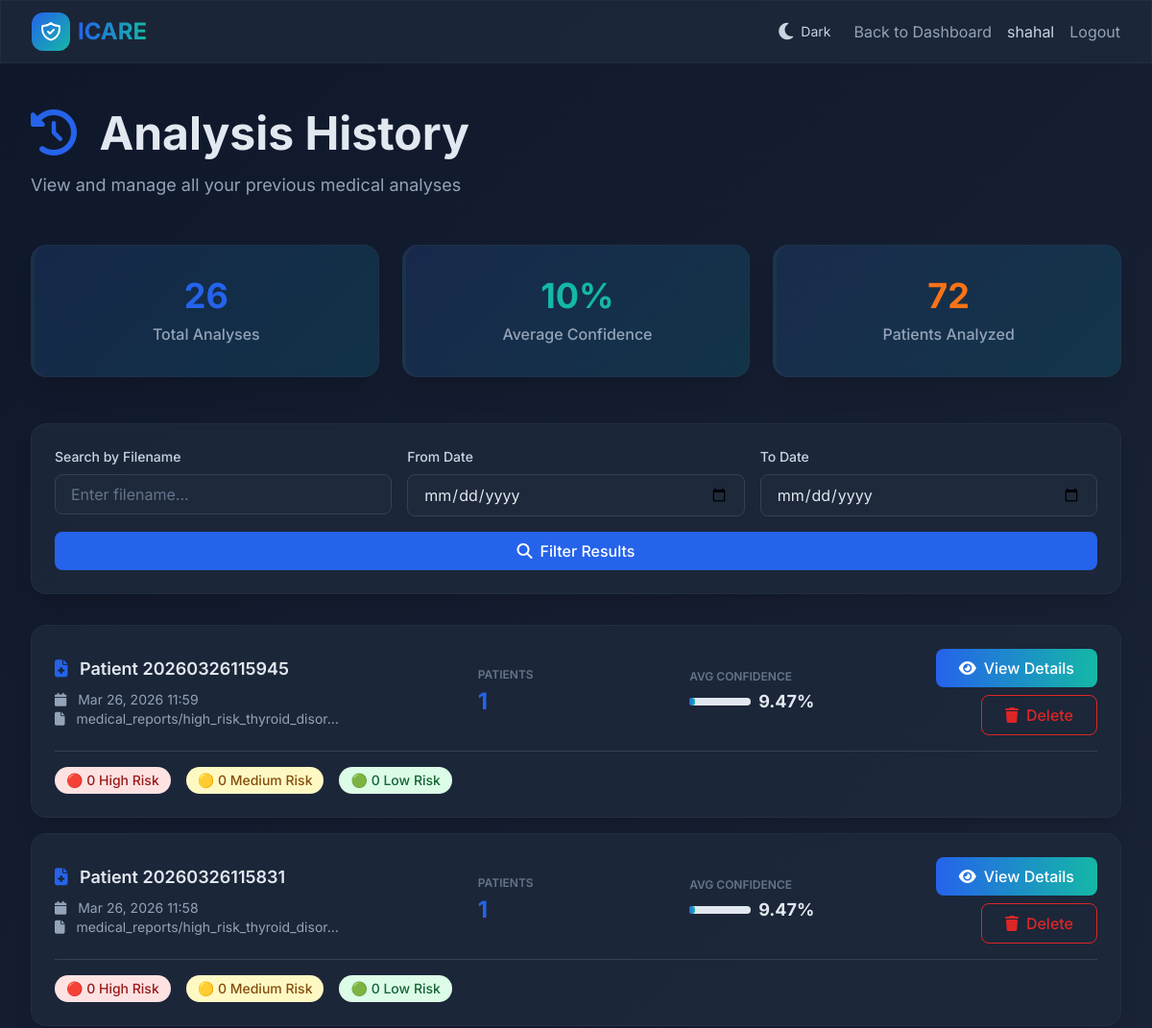
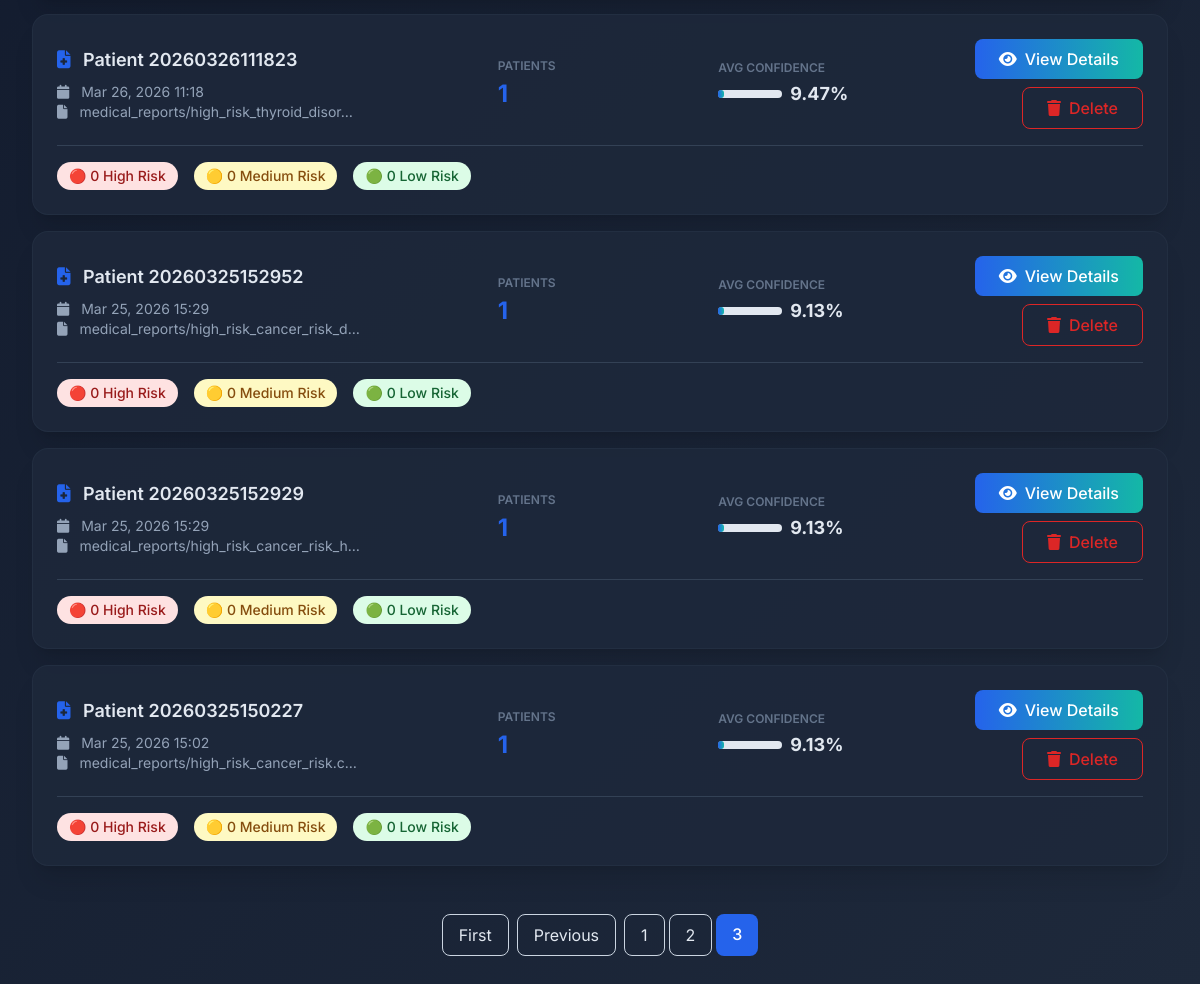
Page /analysis-history/?page=3 (signed in) on the committed database (2 pictures, top to bottom).
### app/models.py (models this page shows, shortened)
class AnalysisResult(models.Model):
    RISK_CHOICES = [
        ('High', 'High Risk'),
        ('Medium', 'Medium Risk'),
        ('Low', 'Low Risk'),
    ]
    medical_report = models.OneToOneField(MedicalReport, on_delete=models.CASCADE, related_name='analysis_result')
    user = models.ForeignKey(User, on_delete=models.CASCADE, related_name='analysis_results')
    total_patients = models.IntegerField(default=0)
    total_diseases_analyzed = models.IntegerField(default=0)
    high_risk_count = models.IntegerField(default=0)
    medium_risk_count = models.IntegerField(default=0)
    low_risk_count = models.IntegerField(default=0)
    average_confidence = models.FloatField(default=0.0)
    email_alert_sent = models.BooleanField(default=False)
    alert_disease_count = models.IntegerField(default=0)
    alert_retry_count = models.IntegerField(default=0)
    alert_risk_type = models.CharField(max_length=20, blank=True, null=True)
    predictions_json = models.JSONField(default=dict)
    recommendations = models.TextField(blank=True, null=True, help_text="AI-generated clinical recommendations")
    follow_up_actions = models.TextField(blank=True, null=True, help_text="Recommended follow-up actions")
    created_at = models.DateTimeField(auto_now_add=True)
    updated_at = models.DateTimeField(auto_now=True)
    analysis_duration = models.FloatField(default=0.0, help_text="Analysis time in seconds")
    class Meta:
        ordering = ['-created_at']

class MedicalReport(models.Model):
    user = models.ForeignKey(User, on_delete=models.CASCADE, related_name='medical_reports')
    patient_name = models.CharField(max_length=200, blank=True)
    csv_file = models.FileField(upload_to='medical_reports/')
    details = models.TextField(blank=True, null=True)
    age = models.IntegerField(blank=True, null=True)
    gender = models.CharField(max_length=20, blank=True, null=True)
    blood_pressure = models.CharField(max_length=20, blank=True, null=True)
    cholesterol = models.CharField(max_length=20, blank=True, null=True)
    glucose = models.CharField(max_length=20, blank=True, null=True)
    clinical_notes = models.TextField(blank=True, null=True)
    medications = models.TextField(blank=True, null=True, help_text="Current medications")
    allergies = models.TextField(blank=True, null=True)
    family_history = models.TextField(blank=True, null=True)
    created_at = models.DateTimeField(auto_now_add=True)
    updated_at = models.DateTimeField(auto_now=True)
    class Meta:
        ordering = ['-created_at']

### app/views.py (the view, shortened to what this page needs)
# urls.py: path('analysis-history/',views.analysis_history,name='analysis_history'),
@login_required(login_url='login')
def analysis_history(request):
    context = get_theme_context(request)
    analyses = AnalysisResult.objects.filter(user=request.user).order_by('-created_at')
    search_query = request.GET.get('search', '')
    from_date = request.GET.get('from_date', '')
    to_date = request.GET.get('to_date', '')
    if search_query:
        analyses = analyses.filter(
            Q(medical_report__patient_name__icontains=search_query) |
            Q(medical_report__csv_file__icontains=search_query)
        )
    if from_date:
        try:
            from_datetime = datetime.strptime(from_date, '%Y-%m-%d')
            analyses = analyses.filter(created_at__gte=from_datetime)
        except ValueError:
            pass
    total_analyses = analyses.count()
    avg_conf = analyses.aggregate(django_models.Avg('average_confidence'))['average_confidence__avg']
    total_patients = sum(a.total_patients for a in analyses) if analyses.exists() else 0
    paginator = Paginator(analyses, 10)  # 10 analyses per page
    page = request.GET.get('page')
    try:
        analyses_page = paginator.page(page)
    except PageNotAnInteger:
        analyses_page = paginator.page(1)
    except EmptyPage:
        analyses_page = paginator.page(paginator.num_pages)
    for analysis in analyses_page:
        try:
            predictions = analysis.predictions_json if isinstance(analysis.predictions_json, list) else []
            analysis.get_high_risk_count = sum(1 for p in predictions if p.get('risk') == 'High')
            analysis.get_medium_risk_count = sum(1 for p in predictions if p.get('risk') == 'Medium')
            analysis.get_low_risk_count = sum(1 for p in predictions if p.get('risk') == 'Low')
        except:
            analysis.get_high_risk_count = 0
            analysis.get_medium_risk_count = 0
            analysis.get_low_risk_count = 0
    context.update({
        'analyses': analyses_page,
        'page_obj': analyses_page,
        'is_paginated': paginator.num_pages > 1,
        'total_analyses': total_analyses,
        'avg_confidence': round(avg_conf, 2) if avg_conf else 0,
        'total_patients': total_patients,
        'search': search_query,
        'from_date': from_date,
        'to_date': to_date,
    })
    return render(request, 'analysis_history.html', context)

### app/templates/analysis_history.html (shortened to what this page needs)
{% load static %}
<!DOCTYPE html>
<html lang="en">
<head>
    <script src="https://cdn.tailwindcss.com"></script>
    <link rel="stylesheet" href="https://cdnjs.cloudflare.com/ajax/libs/font-awesome/6.4.0/css/all.min.css">
</head>
<body class="text-slate-900">
    <nav class="sticky top-0 z-50 glass-card border-b border-slate-200/50 dark:border-slate-700/50">
        <div class="max-w-7xl mx-auto px-4 sm:px-6 lg:px-8">
            <div class="flex justify-between h-16 items-center">
                <div class="flex items-center gap-2">
                    <div class="w-10 h-10 bg-gradient-to-br from-blue-600 to-teal-500 rounded-xl flex items-center justify-center">
                    </div>
                    <a href="{% url 'home' %}" class="text-2xl font-bold bg-gradient-to-r from-blue-600 to-teal-500 bg-clip-text text-transparent">ICARE</a>
                </div>
                <div class="flex items-center gap-4">
                    <button class="theme-toggle-btn" onclick="toggleTheme()">
                        <i class="fas fa-moon"></i>
                        <span class="hidden md:inline text-sm">Dark</span>
                    </button>
                    <a href="{% url 'dashboard' %}" class="text-slate-600 dark:text-slate-300 hover:text-blue-600 dark:hover:text-blue-400 transition">Back to Dashboard</a>
                    {% if user.is_authenticated %}
                        <span class="text-slate-700 dark:text-slate-300">{{ user.first_name|default:user.username }}</span>
                        <a href="{% url 'logout' %}" class="text-slate-600 dark:text-slate-300 hover:text-red-600 dark:hover:text-red-400 transition">Logout</a>
                    {% endif %}
                </div>
            </div>
        </div>
    </nav>
    <main class="max-w-7xl mx-auto px-4 sm:px-6 lg:px-8 py-12">
        <div class="mb-12 animate-fade-in-up">
            <h1 class="text-4xl md:text-5xl font-bold text-slate-900 dark:text-white mb-4">
                <i class="fas fa-history text-blue-600 mr-3"></i>
                Analysis History
            </h1>
            <p class="text-lg text-slate-600 dark:text-slate-300">View and manage all your previous medical analyses</p>
        </div>
        {% if total_analyses > 0 %}
        <div class="grid md:grid-cols-3 gap-6 mb-12 animate-fade-in-up" style="animation-delay: 0.1s">
            <div class="glass-card stat-card rounded-2xl shadow-xl p-8 text-center border-l-4 border-blue-600">
                <div class="text-4xl font-bold text-blue-600 mb-2">{{ total_analyses }}</div>
                <p class="text-slate-600 font-medium">Total Analyses</p>
            </div>
            <div class="glass-card stat-card rounded-2xl shadow-xl p-8 text-center border-l-4 border-teal-500">
                <div class="text-4xl font-bold text-teal-500 mb-2">{{ avg_confidence|floatformat:0 }}%</div>
                <p class="text-slate-600 font-medium">Average Confidence</p>
            </div>
            <div class="glass-card stat-card rounded-2xl shadow-xl p-8 text-center border-l-4 border-orange-500">
                <div class="text-4xl font-bold text-orange-500 mb-2">{{ total_patients }}</div>
                <p class="text-slate-600 font-medium">Patients Analyzed</p>
            </div>
        </div>
        {% endif %}
        <div class="glass-card rounded-2xl shadow-xl p-6 mb-8 animate-fade-in-up" style="animation-delay: 0.15s">
            <form method="get" class="grid md:grid-cols-3 gap-4">
                <div>
                    <label class="block text-sm font-medium text-slate-700 mb-2">Search by Filename</label>
                    <input type="text" name="search" placeholder="Enter filename..."
                           class="w-full px-4 py-2 border border-slate-300 rounded-lg focus:ring-2 focus:ring-blue-600 focus:border-transparent"
                           value="{{ search|default:'' }}">
                </div>
                <div>
                    <label class="block text-sm font-medium text-slate-700 mb-2">From Date</label>
                    <input type="date" name="from_date"
                           class="w-full px-4 py-2 border border-slate-300 rounded-lg focus:ring-2 focus:ring-blue-600 focus:border-transparent"
                           value="{{ from_date|default:'' }}">
                </div>
                <div>
                    <label class="block text-sm font-medium text-slate-700 mb-2">To Date</label>
                    <input type="date" name="to_date"
                           class="w-full px-4 py-2 border border-slate-300 rounded-lg focus:ring-2 focus:ring-blue-600 focus:border-transparent"
                           value="{{ to_date|default:'' }}">
                </div>
                <button type="submit" class="md:col-span-3 bg-blue-600 text-white px-6 py-2 rounded-lg font-medium hover:bg-blue-700 transition">
                    <i class="fas fa-search mr-2"></i>Filter Results
                </button>
            </form>
        </div>
        {% if analyses %}
        <div class="space-y-4 animate-fade-in-up" style="animation-delay: 0.2s">
            {% for analysis in analyses %}
            <div class="glass-card rounded-2xl shadow-xl p-6 hover:shadow-2xl transition">
                <div class="grid md:grid-cols-5 gap-4 items-center">
                    <div class="md:col-span-2">
                        <h3 class="text-lg font-semibold text-slate-900 mb-2">
                            <i class="fas fa-file-medical text-blue-600 mr-2"></i>
                            {% if analysis.medical_report.patient_name %}
                                {{ analysis.medical_report.patient_name }}
                            {% else %}
                                Analysis #{{ analysis.id }}
                            {% endif %}
                        </h3>
                        <p class="text-sm text-slate-600">
                            <i class="fas fa-calendar mr-2"></i>
                            {{ analysis.created_at|date:"M d, Y H:i" }}
                        </p>
                        <p class="text-sm text-slate-600">
                            <i class="fas fa-file mr-2"></i>
                            {{ analysis.medical_report.csv_file|truncatechars:40 }}
                        </p>
                    </div>
                    <div>
                        <p class="text-xs uppercase text-slate-500 font-semibold mb-1">Patients</p>
                        <p class="text-2xl font-bold text-blue-600">{{ analysis.total_patients }}</p>
                    </div>
                    <div>
                        <p class="text-xs uppercase text-slate-500 font-semibold mb-1">Avg Confidence</p>
                        <div class="flex items-center gap-2">
                            <div class="w-16 bg-slate-200 rounded-full h-2">
                                <div class="bg-gradient-to-r from-blue-600 to-teal-500 h-2 rounded-full"
                                     style="width: {{ analysis.average_confidence }}%"></div>
                            </div>
                            <p class="text-lg font-bold text-slate-900">{{ analysis.average_confidence }}%</p>
                        </div>
                    </div>
                    <div class="flex flex-col gap-2 justify-center md:items-end">
                        <a href="{% url 'analysis_detail' analysis.id %}"
                           class="inline-flex items-center justify-center gap-2 bg-gradient-to-r from-blue-600 to-teal-500 text-white px-6 py-2 rounded-lg font-medium hover:shadow-lg transition">
                            <i class="fas fa-eye"></i>
                            View Details
                        </a>
                        <a href="{% url 'delete_analysis' analysis.id %}"
                           class="inline-flex items-center justify-center gap-2 border border-red-600 text-red-600 px-6 py-2 rounded-lg font-medium hover:bg-red-50 transition"
                           onclick="return confirm('Are you sure you want to delete this analysis?');">
                            <i class="fas fa-trash"></i>
                            Delete
                        </a>
                    </div>
                </div>
                <div class="mt-4 pt-4 border-t border-slate-200">
                    <div class="flex gap-4 flex-wrap">
                        <div class="flex items-center gap-2">
                            <span class="px-3 py-1 bg-red-100 text-red-800 rounded-full text-sm font-medium">
                                🔴 {{ analysis.get_high_risk_count|default:0 }} High Risk
                            </span>
                        </div>
                        <div class="flex items-center gap-2">
                            <span class="px-3 py-1 bg-yellow-100 text-yellow-800 rounded-full text-sm font-medium">
                                🟡 {{ analysis.get_medium_risk_count|default:0 }} Medium Risk
                            </span>
                        </div>
                        <div class="flex items-center gap-2">
                            <span class="px-3 py-1 bg-green-100 text-green-800 rounded-full text-sm font-medium">
                                🟢 {{ analysis.get_low_risk_count|default:0 }} Low Risk
                            </span>
                        </div>
                    </div>
                </div>
            </div>
            {% endfor %}
        </div>
        {% if is_paginated %}
        <div class="mt-12 flex justify-center gap-2 animate-fade-in-up" style="animation-delay: 0.3s">
            {% if page_obj.has_previous %}
            <a href="?page=1" class="px-4 py-2 rounded-lg border border-slate-300 hover:bg-slate-50 transition">First</a>
            <a href="?page={{ page_obj.previous_page_number }}" class="px-4 py-2 rounded-lg border border-slate-300 hover:bg-slate-50 transition">Previous</a>
            {% endif %}
            <div class="flex gap-1">
                {% for num in page_obj.paginator.page_range %}
                    {% if page_obj.number == num %}
                    <span class="px-4 py-2 rounded-lg bg-blue-600 text-white font-medium">{{ num }}</span>
                    {% else %}
                    <a href="?page={{ num }}" class="px-4 py-2 rounded-lg border border-slate-300 hover:bg-slate-50 transition">{{ num }}</a>
                    {% endif %}
                {% endfor %}
            </div>
        </div>
        {% endif %}
        {% endif %}
    </main>
</body>
</html>

### rows in the picture
AnalysisResult: medical_report.patient_name "Patient 20260326115945", created_at "Mar 26, 2026 11:59", medical_report.csv_file "medical_reports/high_risk_thyroid_disor…", total_patients "1", average_confidence "9.47", get_high_risk_count "0", get_medium_risk_count "0", get_low_risk_count "0"
AnalysisResult: medical_report.patient_name "Patient 20260326115831", created_at "Mar 26, 2026 11:58", medical_report.csv_file "medical_reports/high_risk_thyroid_disor…", total_patients "1", average_confidence "9.47", get_high_risk_count "0", get_medium_risk_count "0", get_low_risk_count "0"
AnalysisResult: medical_report.patient_name "Patient 20260326111823", created_at "Mar 26, 2026 11:18", medical_report.csv_file "medical_reports/high_risk_thyroid_disor…", total_patients "1", average_confidence "9.47", get_high_risk_count "0", get_medium_risk_count "0", get_low_risk_count "0"
AnalysisResult: medical_report.patient_name "Patient 20260325152952", created_at "Mar 25, 2026 15:29", medical_report.csv_file "medical_reports/high_risk_cancer_risk_d…", total_patients "1", average_confidence "9.13", get_high_risk_count "0", get_medium_risk_count "0", get_low_risk_count "0"
AnalysisResult: medical_report.patient_name "Patient 20260325152929", created_at "Mar 25, 2026 15:29", medical_report.csv_file "medical_reports/high_risk_cancer_risk_h…", total_patients "1", average_confidence "9.13", get_high_risk_count "0", get_medium_risk_count "0", get_low_risk_count "0"
AnalysisResult: medical_report.patient_name "Patient 20260325150227", created_at "Mar 25, 2026 15:02", medical_report.csv_file "medical_reports/high_risk_cancer_risk.c…", total_patients "1", average_confidence "9.13", get_high_risk_count "0", get_medium_risk_count "0", get_low_risk_count "0"

### other values in the picture
{{ user.first_name|default:user.username }} "shahal"
{{ total_analyses }} "26"
{{ avg_confidence|floatformat:0 }} "10"
{{ total_patients }} "72"
{{ num }} "1" "2"
{{ num }} "3"
